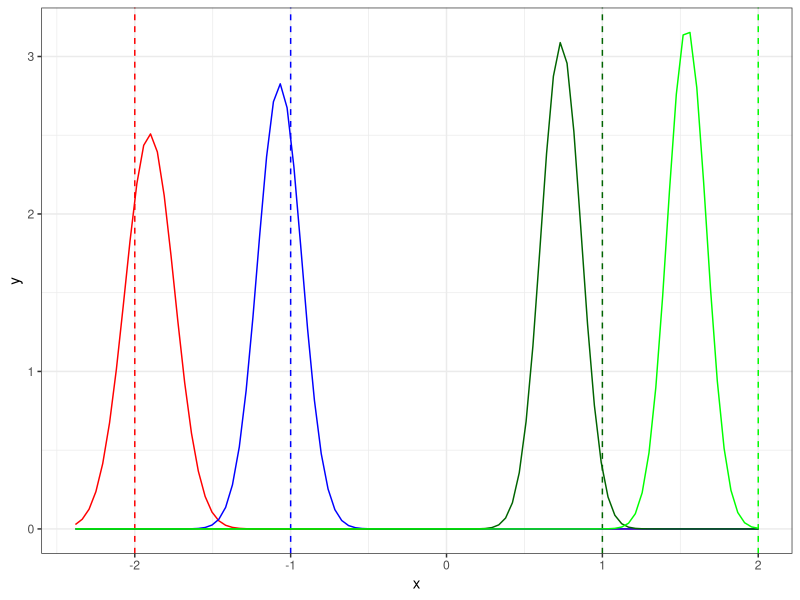
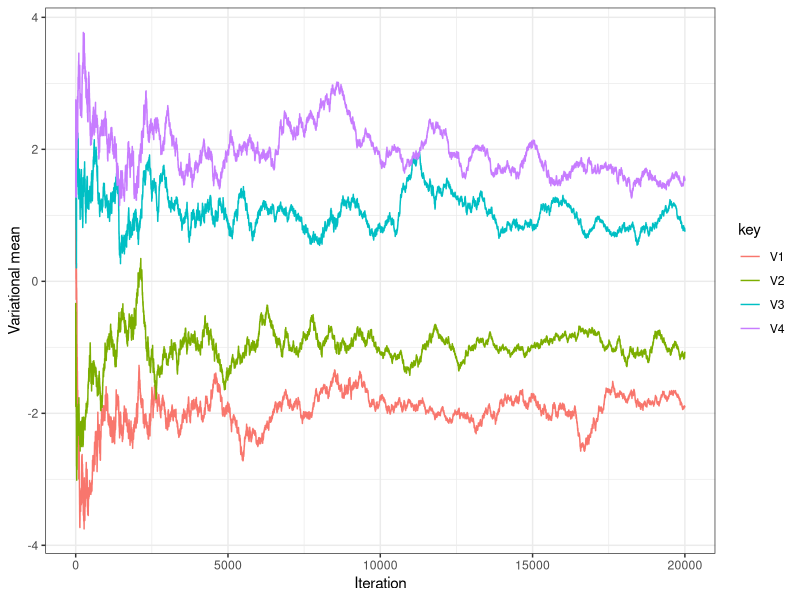
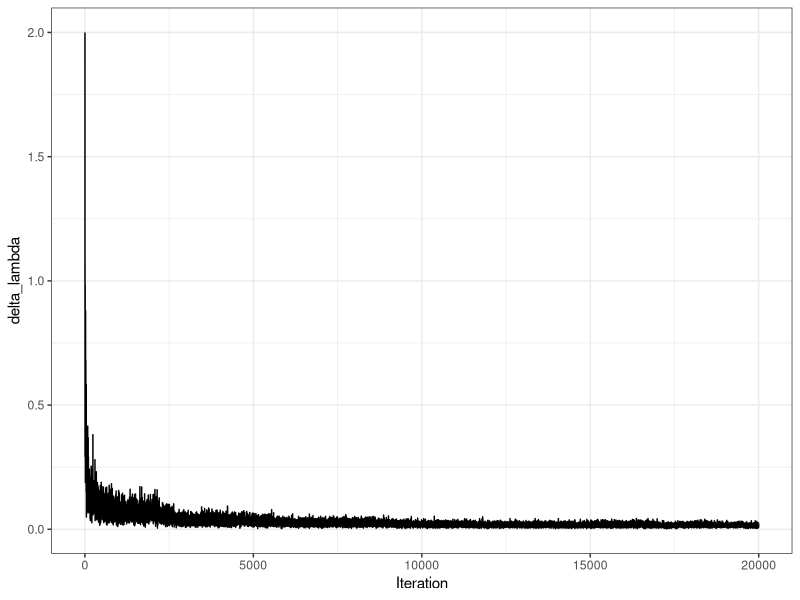

R code for these plots, in order:
library(MASS)
library(dplyr)
library(tidyr)
library(purrr)
library(ggplot2)

theme_set(theme_bw())

max_iter = 20000
eps = 1e-8

# Functions ---------------------------------------------------------------

norm = function(x){
  return(sqrt(sum(x^2)))
}

sigmoid = function(w){
  return(1/(1 + exp(-w)))
}

dot = function(X, Y){
  return(X %*% Y)
}

zeros = function(P){
  return(rep(0.0, P))
}

ones = function(P){
  return(rep(1.0, P))
}

norm_logpdf = function(x, mean, sd){
  return(log(dnorm(x, mean, sd)))
}


create_data = function(N, P, real_mu, seed = 0){
  set.seed(seed)
  X = mvrnorm(N, mu = rep(0, P), Sigma = diag(rep(1, P)))
  y = rbinom(N, 1, sigmoid(dot(X, real_mu)))
  return(list(X = X, y = y))
}


elbo_grad = function(z_sample, mu, sigma_sq, y, X, P, prior_sigma){
  score_mu = (z_sample - mu)/(sigma_sq)
  score_logsigma_sq = (-1/(2*sigma_sq) + ((z_sample - mu)^2)/(2*(sigma_sq^2))) * sigma_sq
  aux_1 = y * as.numeric(log(sigmoid(dot(X, z_sample))))
  aux_2 = (1 - y) * as.numeric(log(1 - sigmoid(dot(X, z_sample))))
  log_p_aux_1 = sum(aux_1 + aux_2)
  log_p_aux_2 = sum(log(dnorm(z_sample, zeros(P), prior_sigma*ones(P))))
  log_p = log_p_aux_1 + log_p_aux_2
  log_q = sum(norm_logpdf(z_sample, mu, sqrt(sigma_sq)))
  grad = c(score_mu, score_logsigma_sq)*(log_p - log_q)
  return(grad)
}


# elbo_grad = function(samples, mu, sigma_sq, y, X, P, prior_sigma){
#   centered = t(t(samples) - mu)
#   score_mu = t(t(centered)/sigma_sq)
#   score_logsigma_sq = (-1/(2*sigma_sq) + ((samples - mu)^2)/(2*(sigma_sq^2))) * sigma_sq
#   aux_1 = y * as.numeric(log(sigmoid(dot(X, samples))))
#   aux_2 = (1 - y) * as.numeric(log(1 - sigmoid(dot(X, samples))))
#   log_p_aux_1 = sum(aux_1 + aux_2)
#   log_p_aux_2 = sum(log(dnorm(samples, zeros(P), prior_sigma*ones(P))))
#   log_p = log_p_aux_1 + log_p_aux_2
#   log_q = sum(norm_logpdf(samples, mu, sqrt(sigma_sq)))
#   grad = c(score_mu, score_logsigma_sq)*(log_p - log_q)
#   return(grad)
# }


elbo_grad_samples = function(samples, mu, sigma_sq, y, X, P, prior_sigma){
  grad_acc = rep(0.0, 2*P)
  S = nrow(samples)
  for(i in 1:S){
    z_sample = samples[i, ]
    score_mu = (z_sample - mu)/(sigma_sq)
    score_logsigma_sq = (-1/(2*sigma_sq) + ((z_sample - mu)^2)/(2*(sigma_sq^2))) * sigma_sq
    aux_1 = y * as.numeric(log(sigmoid(dot(X, z_sample))))
    aux_2 = (1 - y) * as.numeric(log(1 - sigmoid(dot(X, z_sample))))
    log_p_aux_1 = sum(aux_1 + aux_2)
    log_p_aux_2 = sum(log(dnorm(z_sample, zeros(P), prior_sigma*ones(P))))
    log_p = log_p_aux_1 + log_p_aux_2
    log_q = sum(norm_logpdf(z_sample, mu, sqrt(sigma_sq)))
    grad_i = c(score_mu, score_logsigma_sq)*(log_p - log_q)
    grad_acc = grad_acc + grad_i/S
  }
  return(grad_acc)
}


vi = function(X, y, prior_sigma = 10000, max_iter = 6000, S = 10, eta = 1.0, seed = 0){
  set.seed(seed)
  N = dim(X)[1]
  P = dim(X)[2]
  mu = rnorm(P)
  G = matrix(zeros(2*P*2*P), ncol = 2*P)
  log_sigma_sq = rnorm(P)
  mus = matrix(zeros(max_iter*P), ncol = P)
  delta_lambda = zeros(max_iter)
  
  cat("Begin optimization\n\n")
  for(t in 1:max_iter){
    mus[t,] = mu
    sigma_sq = exp(log_sigma_sq)
    samples = mvrnorm(S, mu, diag(sigma_sq))
    grad_estimate = elbo_grad_samples(samples, mu, sigma_sq, y, X, P, prior_sigma)
    G = G + (grad_estimate %*% t(grad_estimate))
    rho_t = (eta * 1/sqrt(diag(G)))
    mu_new = mu + rho_t[1:P] * grad_estimate[1:P]
    log_sigma_sq_new = log_sigma_sq + rho_t[(P+1):(2*P)] * grad_estimate[(P+1):(2*P)]
    delta_lambda_now = norm(mu_new - mu)
    delta_lambda[t] = delta_lambda_now
    if(t %% 100 == 1){
      cat("", "\n")
      cat("Iteration: ", t, "\n")
      cat("Mu: ", mu, "\n")
      cat("Sigma squared: ", exp(log_sigma_sq), "\n")
      cat("Delta lambda: ", delta_lambda_now, "\n")
    }
    
    if(delta_lambda_now < 0.0001){
      cat("Breaking\n\n")
      break
    }
    mu = mu_new
    log_sigma_sq = log_sigma_sq_new
  }
  
  cat(""    , "\n")
  cat("Optimization complete", "\n")
  cat("Final sigma_sq: ", exp(log_sigma_sq), "\n")
  cat("Final mu: ", mu, "\n")
  model_out = list(
    mu = mu, 
    sigma_sq = sigma_sq, 
    mus = mus[1:t,], 
    delta_lambda = delta_lambda[1:t]
  )
  return(model_out)
}


# Run VI ------------------------------------------------------------------

real_mu = c(-2, -1, 1, 2)

dat = create_data(2000, 4, real_mu, seed = 0)

mod = vi(dat$X, dat$y, S = 5, max_iter = max_iter, seed = 0)

mu = mod$mu
sigma = sqrt(mod$sigma_sq)
colours = c('red', 'blue', 'dark green', 'green')

tibble(x = c(mu + 3*sigma, mu - 3*sigma)) %>% 
  ggplot(aes(x)) + 
  geom_vline(xintercept = real_mu, col = colours, linetype = "dashed") +
  mapply(function(mean, sd, col) {
    stat_function(fun = dnorm, args = list(mean = mean, sd = sd), col = col)
  }, 
  mean = mu, 
  sd = sigma, 
  col = colours
  ) 


mod$mus %>% 
  as_tibble() %>% 
  mutate(Iteration = 1:nrow(.)) %>% 
  gather(key, value, -Iteration) %>% 
  ggplot() +
  #geom_hline(yintercept = real_mu, color = "dark grey") +
  geom_line(aes(Iteration, value, colour = key)) +
  ylab("Variational mean") 


tibble(delta_lambda = mod$delta_lambda) %>% 
  mutate(Iteration = 1:nrow(.)) %>% 
  ggplot() +
  geom_line(aes(Iteration, delta_lambda))
